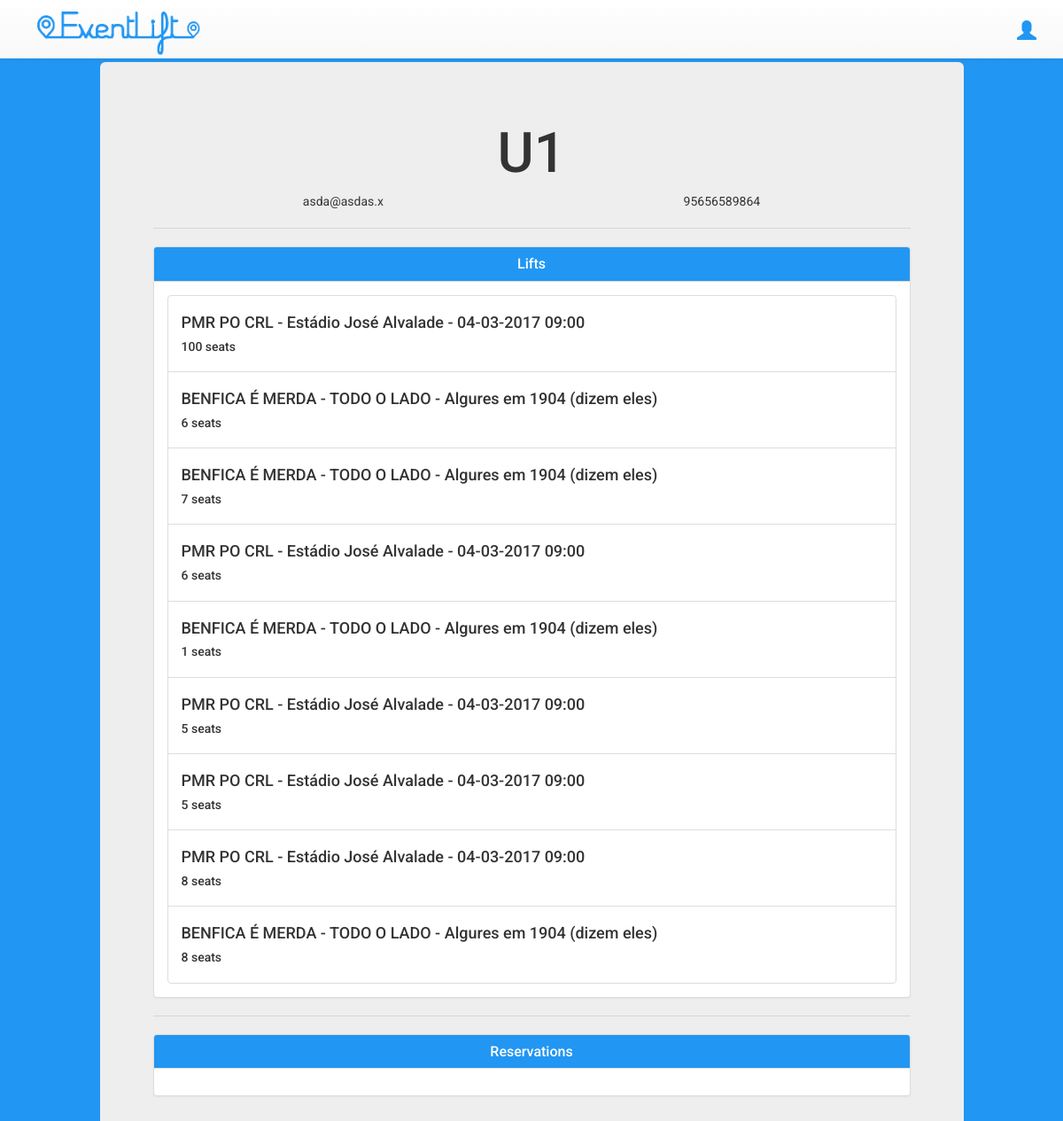
Screenshot of /profile (signed in) with the database file from the repository.
### tables this page shows
CREATE TABLE Users (
    user VARCHAR(32) NOT NULL,
    pass VARCHAR(32) NOT NULL,
    email VARCHAR(64) NOT NULL,
    phone VARCHAR(16) NOT NULL,
    reputation INTEGER,
    UNIQUE(user),
    UNIQUE(email)
);

CREATE TABLE Lifts(
    owner REFERENCES Users(rowID),
    event REFERENCES Events(rowID),
    price INTEGER NOT NULL,
    twoway INTEGER NOT NULL,
    lftime VARCHAR(32) NOT NULL,
    lfplace VARCHAR(32) NOT NULL,
    numseats INTEGER NOT NULL,
    emptyseats INTEGER NOT NULL CHECK(emptyseats >= 0)
);

CREATE TABLE Events(
    name VARCHAR(64) NOT NULL,
    local VARCHAR(32) NOT NULL,
    stdate VARCHAR(32) NOT NULL,
    endate VARCHAR(32) NOT NULL,
    PRIMARY KEY(name, local)
);

### eventlift/views.py (the view)
@app.route('/profile')
def profile():
    if not session.get('username'):
        return redirect(url_for('index'))
    user_data = models.get_user_data(session['username'])
    user_lifts = models.get_user_lifts(session['username'])
    user_reservations = models.get_user_reservations(session['username'])
    return render_template('profile.html', user_data=user_data, user_lifts=user_lifts, user_reservations=user_reservations)

### eventlift/models.py (called while the page is built)
def get_userid(username):
    db = sqlite3.connect(DATABASE)
    cur = db.cursor()
    cur.execute('SELECT rowid FROM Users WHERE user=?', (username,))
    userid = cur.fetchall()
    db.close()
    return userid

def get_user_data(username):
    db = sqlite3.connect(DATABASE)
    cur = db.cursor()
    cur.execute('SELECT user, email, phone FROM Users WHERE user=?', (username,))
    userdata = cur.fetchall()
    db.close()
    return userdata

def get_user_lifts(username):
    db = sqlite3.connect(DATABASE)
    cur = db.cursor()
    userid = get_userid(username)[0][0]
    cur.execute('SELECT * FROM Lifts JOIN Events ON (Lifts.event = Events.rowid) WHERE owner=?', (userid,))
    user_lifts = cur.fetchall()
    db.close()
    return user_lifts

def get_user_reservations(username):
    db = sqlite3.connect(DATABASE)
    cur = db.cursor()
    userid = get_userid(username)[0][0]
    cur.execute('SELECT * FROM Reservations JOIN Lifts ON Lifts.rowid = Reservations.lift JOIN Events ON  Lifts.event = Events.rowid WHERE Reservations.user=?', (userid,))
    user_reservations = cur.fetchall()
    db.close()
    return user_reservations

### eventlift/templates/profile.html (shortened to what this page needs)
{% extends "base.html" %} {% block head %}
<link rel="stylesheet" type="text/css" href="../static/profile.css"> {% endblock %} {% block content %}
<div class="container">
    <div class="row">
        <div class="col-md-10 col-md-offset-1 col-xs-10 col-xs-offset-1">
            <div class="row">
                <div class="jumbotron">
                    <h1 class="text-center">{{ session['username'] }}</h1>
                    <ul class="nav nav-pills nav-justified text-center" role="tablist">
                        <li>{{user_data[0][1]}}</li>
                        <li>{{user_data[0][2]}}</li>
                    </ul>
                    <hr>
                    <div class="panel panel-default">
                        <div class="panel-heading">
                            <h3 class="panel-title text-center">Lifts</h3>
                        </div>
                        <div class="panel-body">
                            {% for lift in user_lifts %}
                            <div href="#" class="list-group-item">
                                <h4>{{lift[8]}} - {{lift[9]}} - {{lift[10]}}</h4>
                                <h5>{{lift[6]}} seats</h5>
                            </div>
                            {% endfor %}
                        </div>
                    </div>
                    <hr>
                    <div class="panel panel-default">
                        <div class="panel-heading">
                            <h3 class="panel-title text-center">Reservations</h3>
                        </div>
                        <div class="panel-body">
                        </div>
                    </div>
                </div>
            </div>
        </div>
    </div>
</div> {% endblock %}

### eventlift/templates/base.html (shortened to what this page needs)
<!DOCTYPE html>
<html lang="en">
<head>
    <link rel="stylesheet" href="https://maxcdn.bootstrapcdn.com/bootstrap/3.3.7/css/bootstrap.min.css">
    <link rel="stylesheet" href="https://maxcdn.bootstrapcdn.com/bootstrap/3.3.7/css/bootstrap-theme.min.css">
    <link rel="stylesheet" type="text/css" href="{{ url_for('static', filename='base.css') }}">
    {% block head %} {% endblock %}
</head>
<body>
  <nav class="navbar navbar-default navbar-fixed-top">
      <div class="container">
          <div class="navbar-header">
              <a href="/"><img alt="Brand" id="brand-image" src="{{ url_for('static', filename='teste.png') }}"></a>
          </div>
          <div id="navbar" class="navbar-collapse collapse">
              <ul class="nav navbar-nav navbar-right">
                  {% if session['username'] is not defined %}
                  <li><a href="/login">Login<span class="sr-only">(current)</span></a></li>
                  <li><a href="/register">Register<span class="sr-only">(current)</span></a></li>
                  {% else %}
                  <li class="dropdown">
                      <a href="#" class="dropdown-toggle" data-toggle="dropdown"  role="button" aria-haspopup="true" aria-expanded="false"><span class="glyphicon glyphicon-user" id="user-icon" aria-hidden="true"></span></a>
                  </li>
                  {% endif %}
              </ul>
          </div>
      </div>
  </nav>
    <div id="content">
        {% block content %} {% endblock %}
    </div>
</body>
</html>

### eventlift/static/base.css (style rules this page uses)
body { font-family: 'Roboto', sans-serif; background-color: #2196f3; }
#brand-image { max-height: 65px; }
#user-icon { font-size: 22px; color: #2196f3; }
#navbar { text-align: center; }
#navbar li { padding-top: 7px; }

### eventlift/static/profile.css (style rules this page uses)
#content { margin-top: 70px; }
.panel-default>.panel-heading { color: white; background-color: #2196f3; background-image: none; font-weight: 900; }

### rows the page displays
Users: email "asda@asdas.x", phone "95656589864"
Lifts: name "PMR PO CRL", local "Estádio José Alvalade", stdate "04-03-2017 09:00", numseats "100"
Lifts: name "BENFICA É MERDA", local "TODO O LADO", stdate "Algures em 1904 (dizem eles)", numseats "6"
Lifts: name "BENFICA É MERDA", local "TODO O LADO", stdate "Algures em 1904 (dizem eles)", numseats "7"
Lifts: name "PMR PO CRL", local "Estádio José Alvalade", stdate "04-03-2017 09:00", numseats "6"
Lifts: name "BENFICA É MERDA", local "TODO O LADO", stdate "Algures em 1904 (dizem eles)", numseats "1"
Lifts: name "PMR PO CRL", local "Estádio José Alvalade", stdate "04-03-2017 09:00", numseats "5"
Lifts: name "PMR PO CRL", local "Estádio José Alvalade", stdate "04-03-2017 09:00", numseats "5"
Lifts: name "PMR PO CRL", local "Estádio José Alvalade", stdate "04-03-2017 09:00", numseats "8"
Lifts: name "BENFICA É MERDA", local "TODO O LADO", stdate "Algures em 1904 (dizem eles)", numseats "8"

### other values shown
{{ session['username'] }} "U1"
